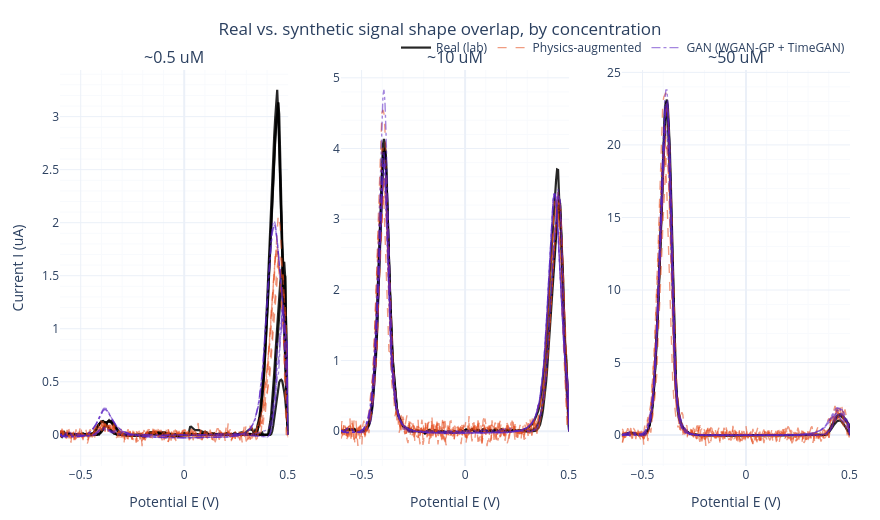

The code cell stored with this chart in its notebook:
### Markdown cell above
### 7.1 Signal-shape overlay: real vs. synthetic I(E) curves at matching concentrations

`physics_aug`/`gan` concentrations are drawn from log-uniform range, so "matching concentration" means the synthetic signals within +-15% of each anchor.

### Code cell
import numpy as np

def load_raw_signals(csv_path):
    d = pd.read_csv(csv_path)
    I_cols = [c for c in d.columns if c.startswith('I_')]
    return d[I_cols].to_numpy(dtype=float), d['concentration'].to_numpy(dtype=float)

E_grid = pd.read_csv(paths.POTENTIAL_GRID_CSV).to_numpy(dtype=float).flatten()
X_real, y_real = load_raw_signals(paths.REAL_SIGNALS_CSV)
X_physics_aug, y_physics_aug = load_raw_signals(paths.AUGMENTED_SIGNALS_CSV)
X_gan, y_gan = load_raw_signals(paths.GAN_ONLY_RAW_SIGNALS_CSV)

SYNTH_SOURCES = {
    'physics_aug': ('Physics-augmented', X_physics_aug, y_physics_aug, '#e34a1a', 'dash'),
    'gan': ('GAN (WGAN-GP + TimeGAN)', X_gan, y_gan, '#5a23c4', 'dashdot'),
}
ANCHOR_CONCS_UM = [0.5, 10.0, 50.0]  # low / mid / high, all real classes (see section 7 note)


def signals_near(X, y, target, tol, max_n=6, seed=0):
    mask = np.abs(y - target) <= tol * target
    idx = np.where(mask)[0]
    rng = np.random.default_rng(seed)
    if len(idx) > max_n:
        idx = rng.choice(idx, size=max_n, replace=False)
    return X[idx]


fig = make_subplots(rows=1, cols=len(ANCHOR_CONCS_UM),
                     subplot_titles=[f'~{c:g} uM' for c in ANCHOR_CONCS_UM])

for col_i, conc in enumerate(ANCHOR_CONCS_UM, start=1):
    for j, curve in enumerate(signals_near(X_real, y_real, conc, tol=0.05)):
        fig.add_trace(go.Scatter(
            x=E_grid, y=curve, mode='lines', line=dict(color='black', width=2.2), opacity=0.85,
            name='Real (lab)', legendgroup='real', showlegend=(col_i == 1 and j == 0)),
            row=1, col=col_i)
    for key, (label, Xs, ys, color, dash) in SYNTH_SOURCES.items():
        for j, curve in enumerate(signals_near(Xs, ys, conc, tol=0.15, seed=hash(key) % 1000)):
            fig.add_trace(go.Scatter(
                x=E_grid, y=curve, mode='lines', line=dict(color=color, width=1.4, dash=dash),
                opacity=0.55, name=label, legendgroup=key, showlegend=(col_i == 1 and j == 0)),
                row=1, col=col_i)

fig = apply_default_plotly_layout(fig, title_text='Real vs. synthetic signal shape overlap, by concentration',
                                   xaxis_title=None, yaxis_title=None)
fig.update_xaxes(title_text='Potential E (V)')
fig.update_yaxes(title_text='Current I (uA)', col=1)
fig.show()

### Figure 1 — Plotly figure (JSON) as saved in the notebook; plotly's stock layout.template omitted (floating-point values rounded to 4 significant figures; data arrays with more than 128 entries replaced by an {"elided": "..."} marker saying what was removed)
{"data": [{"legendgroup": "real", "line": {"color": "black", "width": 2.2}, "mode": "lines", "name": "Real (lab)", "opacity": 0.85, "showlegend": true, "type": "scatter", "x": {"elided": "229 float values"}, "xaxis": "x", "y": {"elided": "229 float values"}, "yaxis": "y"}, {"legendgroup": "real", "line": {"color": "black", "width": 2.2}, "mode": "lines", "name": "Real (lab)", "opacity": 0.85, "showlegend": false, "type": "scatter", "x": {"elided": "229 float values"}, "xaxis": "x", "y": {"elided": "229 float values"}, "yaxis": "y"}, {"legendgroup": "real", "line": {"color": "black", "width": 2.2}, "mode": "lines", "name": "Real (lab)", "opacity": 0.85, "showlegend": false, "type": "scatter", "x": {"elided": "229 float values"}, "xaxis": "x", "y": {"elided": "229 float values"}, "yaxis": "y"}, {"legendgroup": "real", "line": {"color": "black", "width": 2.2}, "mode": "lines", "name": "Real (lab)", "opacity": 0.85, "showlegend": false, "type": "scatter", "x": {"elided": "229 float values"}, "xaxis": "x", "y": {"elided": "229 float values"}, "yaxis": "y"}, {"legendgroup": "real", "line": {"color": "black", "width": 2.2}, "mode": "lines", "name": "Real (lab)", "opacity": 0.85, "showlegend": false, "type": "scatter", "x": {"elided": "229 float values"}, "xaxis": "x", "y": {"elided": "229 float values"}, "yaxis": "y"}, {"legendgroup": "real", "line": {"color": "black", "width": 2.2}, "mode": "lines", "name": "Real (lab)", "opacity": 0.85, "showlegend": false, "type": "scatter", "x": {"elided": "229 float values"}, "xaxis": "x", "y": {"elided": "229 float values"}, "yaxis": "y"}, {"legendgroup": "physics_aug", "line": {"color": "#e34a1a", "dash": "dash", "width": 1.4}, "mode": "lines", "name": "Physics-augmented", "opacity": 0.55, "showlegend": true, "type": "scatter", "x": {"elided": "229 float values"}, "xaxis": "x", "y": {"elided": "229 float values"}, "yaxis": "y"}, {"legendgroup": "physics_aug", "line": {"color": "#e34a1a", "dash": "dash", "width": 1.4}, "mode": "lines", "name": "Physics-augmented", "opacity": 0.55, "showlegend": false, "type": "scatter", "x": {"elided": "229 float values"}, "xaxis": "x", "y": {"elided": "229 float values"}, "yaxis": "y"}, {"legendgroup": "physics_aug", "line": {"color": "#e34a1a", "dash": "dash", "width": 1.4}, "mode": "lines", "name": "Physics-augmented", "opacity": 0.55, "showlegend": false, "type": "scatter", "x": {"elided": "229 float values"}, "xaxis": "x", "y": {"elided": "229 float values"}, "yaxis": "y"}, {"legendgroup": "physics_aug", "line": {"color": "#e34a1a", "dash": "dash", "width": 1.4}, "mode": "lines", "name": "Physics-augmented", "opacity": 0.55, "showlegend": false, "type": "scatter", "x": {"elided": "229 float values"}, "xaxis": "x", "y": {"elided": "229 float values"}, "yaxis": "y"}, {"legendgroup": "physics_aug", "line": {"color": "#e34a1a", "dash": "dash", "width": 1.4}, "mode": "lines", "name": "Physics-augmented", "opacity": 0.55, "showlegend": false, "type": "scatter", "x": {"elided": "229 float values"}, "xaxis": "x", "y": {"elided": "229 float values"}, "yaxis": "y"}, {"legendgroup": "physics_aug", "line": {"color": "#e34a1a", "dash": "dash", "width": 1.4}, "mode": "lines", "name": "Physics-augmented", "opacity": 0.55, "showlegend": false, "type": "scatter", "x": {"elided": "229 float values"}, "xaxis": "x", "y": {"elided": "229 float values"}, "yaxis": "y"}, {"legendgroup": "gan", "line": {"color": "#5a23c4", "dash": "dashdot", "width": 1.4}, "mode": "lines", "name": "GAN (WGAN-GP + TimeGAN)", "opacity": 0.55, "showlegend": true, "type": "scatter", "x": {"elided": "229 float values"}, "xaxis": "x", "y": {"elided": "229 float values"}, "yaxis": "y"}, {"legendgroup": "gan", "line": {"color": "#5a23c4", "dash": "dashdot", "width": 1.4}, "mode": "lines", "name": "GAN (WGAN-GP + TimeGAN)", "opacity": 0.55, "showlegend": false, "type": "scatter", "x": {"elided": "229 float values"}, "xaxis": "x", "y": {"elided": "229 float values"}, "yaxis": "y"}, {"legendgroup": "gan", "line": {"color": "#5a23c4", "dash": "dashdot", "width": 1.4}, "mode": "lines", "name": "GAN (WGAN-GP + TimeGAN)", "opacity": 0.55, "showlegend": false, "type": "scatter", "x": {"elided": "229 float values"}, "xaxis": "x", "y": {"elided": "229 float values"}, "yaxis": "y"}, {"legendgroup": "gan", "line": {"color": "#5a23c4", "dash": "dashdot", "width": 1.4}, "mode": "lines", "name": "GAN (WGAN-GP + TimeGAN)", "opacity": 0.55, "showlegend": false, "type": "scatter", "x": {"elided": "229 float values"}, "xaxis": "x", "y": {"elided": "229 float values"}, "yaxis": "y"}, {"legendgroup": "gan", "line": {"color": "#5a23c4", "dash": "dashdot", "width": 1.4}, "mode": "lines", "name": "GAN (WGAN-GP + TimeGAN)", "opacity": 0.55, "showlegend": false, "type": "scatter", "x": {"elided": "229 float values"}, "xaxis": "x", "y": {"elided": "229 float values"}, "yaxis": "y"}, {"legendgroup": "gan", "line": {"color": "#5a23c4", "dash": "dashdot", "width": 1.4}, "mode": "lines", "name": "GAN (WGAN-GP + TimeGAN)", "opacity": 0.55, "showlegend": false, "type": "scatter", "x": {"elided": "229 float values"}, "xaxis": "x", "y": {"elided": "229 float values"}, "yaxis": "y"}, {"legendgroup": "real", "line": {"color": "black", "width": 2.2}, "mode": "lines", "name": "Real (lab)", "opacity": 0.85, "showlegend": false, "type": "scatter", "x": {"elided": "229 float values"}, "xaxis": "x2", "y": {"elided": "229 float values"}, "yaxis": "y2"}, {"legendgroup": "real", "line": {"color": "black", "width": 2.2}, "mode": "lines", "name": "Real (lab)", "opacity": 0.85, "showlegend": false, "type": "scatter", "x": {"elided": "229 float values"}, "xaxis": "x2", "y": {"elided": "229 float values"}, "yaxis": "y2"}, {"legendgroup": "real", "line": {"color": "black", "width": 2.2}, "mode": "lines", "name": "Real (lab)", "opacity": 0.85, "showlegend": false, "type": "scatter", "x": {"elided": "229 float values"}, "xaxis": "x2", "y": {"elided": "229 float values"}, "yaxis": "y2"}, {"legendgroup": "physics_aug", "line": {"color": "#e34a1a", "dash": "dash", "width": 1.4}, "mode": "lines", "name": "Physics-augmented", "opacity": 0.55, "showlegend": false, "type": "scatter", "x": {"elided": "229 float values"}, "xaxis": "x2", "y": {"elided": "229 float values"}, "yaxis": "y2"}, {"legendgroup": "physics_aug", "line": {"color": "#e34a1a", "dash": "dash", "width": 1.4}, "mode": "lines", "name": "Physics-augmented", "opacity": 0.55, "showlegend": false, "type": "scatter", "x": {"elided": "229 float values"}, "xaxis": "x2", "y": {"elided": "229 float values"}, "yaxis": "y2"}, {"legendgroup": "physics_aug", "line": {"color": "#e34a1a", "dash": "dash", "width": 1.4}, "mode": "lines", "name": "Physics-augmented", "opacity": 0.55, "showlegend": false, "type": "scatter", "x": {"elided": "229 float values"}, "xaxis": "x2", "y": {"elided": "229 float values"}, "yaxis": "y2"}, {"legendgroup": "physics_aug", "line": {"color": "#e34a1a", "dash": "dash", "width": 1.4}, "mode": "lines", "name": "Physics-augmented", "opacity": 0.55, "showlegend": false, "type": "scatter", "x": {"elided": "229 float values"}, "xaxis": "x2", "y": {"elided": "229 float values"}, "yaxis": "y2"}, {"legendgroup": "physics_aug", "line": {"color": "#e34a1a", "dash": "dash", "width": 1.4}, "mode": "lines", "name": "Physics-augmented", "opacity": 0.55, "showlegend": false, "type": "scatter", "x": {"elided": "229 float values"}, "xaxis": "x2", "y": {"elided": "229 float values"}, "yaxis": "y2"}, {"legendgroup": "physics_aug", "line": {"color": "#e34a1a", "dash": "dash", "width": 1.4}, "mode": "lines", "name": "Physics-augmented", "opacity": 0.55, "showlegend": false, "type": "scatter", "x": {"elided": "229 float values"}, "xaxis": "x2", "y": {"elided": "229 float values"}, "yaxis": "y2"}, {"legendgroup": "gan", "line": {"color": "#5a23c4", "dash": "dashdot", "width": 1.4}, "mode": "lines", "name": "GAN (WGAN-GP + TimeGAN)", "opacity": 0.55, "showlegend": false, "type": "scatter", "x": {"elided": "229 float values"}, "xaxis": "x2", "y": {"elided": "229 float values"}, "yaxis": "y2"}, {"legendgroup": "gan", "line": {"color": "#5a23c4", "dash": "dashdot", "width": 1.4}, "mode": "lines", "name": "GAN (WGAN-GP + TimeGAN)", "opacity": 0.55, "showlegend": false, "type": "scatter", "x": {"elided": "229 float values"}, "xaxis": "x2", "y": {"elided": "229 float values"}, "yaxis": "y2"}, {"legendgroup": "gan", "line": {"color": "#5a23c4", "dash": "dashdot", "width": 1.4}, "mode": "lines", "name": "GAN (WGAN-GP + TimeGAN)", "opacity": 0.55, "showlegend": false, "type": "scatter", "x": {"elided": "229 float values"}, "xaxis": "x2", "y": {"elided": "229 float values"}, "yaxis": "y2"}, {"legendgroup": "gan", "line": {"color": "#5a23c4", "dash": "dashdot", "width": 1.4}, "mode": "lines", "name": "GAN (WGAN-GP + TimeGAN)", "opacity": 0.55, "showlegend": false, "type": "scatter", "x": {"elided": "229 float values"}, "xaxis": "x2", "y": {"elided": "229 float values"}, "yaxis": "y2"}, {"legendgroup": "gan", "line": {"color": "#5a23c4", "dash": "dashdot", "width": 1.4}, "mode": "lines", "name": "GAN (WGAN-GP + TimeGAN)", "opacity": 0.55, "showlegend": false, "type": "scatter", "x": {"elided": "229 float values"}, "xaxis": "x2", "y": {"elided": "229 float values"}, "yaxis": "y2"}, {"legendgroup": "gan", "line": {"color": "#5a23c4", "dash": "dashdot", "width": 1.4}, "mode": "lines", "name": "GAN (WGAN-GP + TimeGAN)", "opacity": 0.55, "showlegend": false, "type": "scatter", "x": {"elided": "229 float values"}, "xaxis": "x2", "y": {"elided": "229 float values"}, "yaxis": "y2"}, {"legendgroup": "real", "line": {"color": "black", "width": 2.2}, "mode": "lines", "name": "Real (lab)", "opacity": 0.85, "showlegend": false, "type": "scatter", "x": {"elided": "229 float values"}, "xaxis": "x3", "y": {"elided": "229 float values"}, "yaxis": "y3"}, {"legendgroup": "real", "line": {"color": "black", "width": 2.2}, "mode": "lines", "name": "Real (lab)", "opacity": 0.85, "showlegend": false, "type": "scatter", "x": {"elided": "229 float values"}, "xaxis": "x3", "y": {"elided": "229 float values"}, "yaxis": "y3"}, {"legendgroup": "real", "line": {"color": "black", "width": 2.2}, "mode": "lines", "name": "Real (lab)", "opacity": 0.85, "showlegend": false, "type": "scatter", "x": {"elided": "229 float values"}, "xaxis": "x3", "y": {"elided": "229 float values"}, "yaxis": "y3"}, {"legendgroup": "physics_aug", "line": {"color": "#e34a1a", "dash": "dash", "width": 1.4}, "mode": "lines", "name": "Physics-augmented", "opacity": 0.55, "showlegend": false, "type": "scatter", "x": {"elided": "229 float values"}, "xaxis": "x3", "y": {"elided": "229 float values"}, "yaxis": "y3"}, {"legendgroup": "physics_aug", "line": {"color": "#e34a1a", "dash": "dash", "width": 1.4}, "mode": "lines", "name": "Physics-augmented", "opacity": 0.55, "showlegend": false, "type": "scatter", "x": {"elided": "229 float values"}, "xaxis": "x3", "y": {"elided": "229 float values"}, "yaxis": "y3"}, {"legendgroup": "physics_aug", "line": {"color": "#e34a1a", "dash": "dash", "width": 1.4}, "mode": "lines", "name": "Physics-augmented", "opacity": 0.55, "showlegend": false, "type": "scatter", "x": {"elided": "229 float values"}, "xaxis": "x3", "y": {"elided": "229 float values"}, "yaxis": "y3"}, {"legendgroup": "physics_aug", "line": {"color": "#e34a1a", "dash": "dash", "width": 1.4}, "mode": "lines", "name": "Physics-augmented", "opacity": 0.55, "showlegend": false, "type": "scatter", "x": {"elided": "229 float values"}, "xaxis": "x3", "y": {"elided": "229 float values"}, "yaxis": "y3"}, {"legendgroup": "physics_aug", "line": {"color": "#e34a1a", "dash": "dash", "width": 1.4}, "mode": "lines", "name": "Physics-augmented", "opacity": 0.55, "showlegend": false, "type": "scatter", "x": {"elided": "229 float values"}, "xaxis": "x3", "y": {"elided": "229 float values"}, "yaxis": "y3"}, {"legendgroup": "physics_aug", "line": {"color": "#e34a1a", "dash": "dash", "width": 1.4}, "mode": "lines", "name": "Physics-augmented", "opacity": 0.55, "showlegend": false, "type": "scatter", "x": {"elided": "229 float values"}, "xaxis": "x3", "y": {"elided": "229 float values"}, "yaxis": "y3"}, {"legendgroup": "gan", "line": {"color": "#5a23c4", "dash": "dashdot", "width": 1.4}, "mode": "lines", "name": "GAN (WGAN-GP + TimeGAN)", "opacity": 0.55, "showlegend": false, "type": "scatter", "x": {"elided": "229 float values"}, "xaxis": "x3", "y": {"elided": "229 float values"}, "yaxis": "y3"}, {"legendgroup": "gan", "line": {"color": "#5a23c4", "dash": "dashdot", "width": 1.4}, "mode": "lines", "name": "GAN (WGAN-GP + TimeGAN)", "opacity": 0.55, "showlegend": false, "type": "scatter", "x": {"elided": "229 float values"}, "xaxis": "x3", "y": {"elided": "229 float values"}, "yaxis": "y3"}, {"legendgroup": "gan", "line": {"color": "#5a23c4", "dash": "dashdot", "width": 1.4}, "mode": "lines", "name": "GAN (WGAN-GP + TimeGAN)", "opacity": 0.55, "showlegend": false, "type": "scatter", "x": {"elided": "229 float values"}, "xaxis": "x3", "y": {"elided": "229 float values"}, "yaxis": "y3"}, {"legendgroup": "gan", "line": {"color": "#5a23c4", "dash": "dashdot", "width": 1.4}, "mode": "lines", "name": "GAN (WGAN-GP + TimeGAN)", "opacity": 0.55, "showlegend": false, "type": "scatter", "x": {"elided": "229 float values"}, "xaxis": "x3", "y": {"elided": "229 float values"}, "yaxis": "y3"}, {"legendgroup": "gan", "line": {"color": "#5a23c4", "dash": "dashdot", "width": 1.4}, "mode": "lines", "name": "GAN (WGAN-GP + TimeGAN)", "opacity": 0.55, "showlegend": false, "type": "scatter", "x": {"elided": "229 float values"}, "xaxis": "x3", "y": {"elided": "229 float values"}, "yaxis": "y3"}, {"legendgroup": "gan", "line": {"color": "#5a23c4", "dash": "dashdot", "width": 1.4}, "mode": "lines", "name": "GAN (WGAN-GP + TimeGAN)", "opacity": 0.55, "showlegend": false, "type": "scatter", "x": {"elided": "229 float values"}, "xaxis": "x3", "y": {"elided": "229 float values"}, "yaxis": "y3"}], "layout": {"annotations": [{"font": {"size": 16}, "showarrow": false, "text": "~0.5 uM", "x": 0.1444, "xanchor": "center", "xref": "paper", "y": 1, "yanchor": "bottom", "yref": "paper"}, {"font": {"size": 16}, "showarrow": false, "text": "~10 uM", "x": 0.5, "xanchor": "center", "xref": "paper", "y": 1, "yanchor": "bottom", "yref": "paper"}, {"font": {"size": 16}, "showarrow": false, "text": "~50 uM", "x": 0.8556, "xanchor": "center", "xref": "paper", "y": 1, "yanchor": "bottom", "yref": "paper"}], "height": 520, "legend": {"orientation": "h", "x": 1, "xanchor": "right", "y": 1.02, "yanchor": "bottom"}, "margin": {"b": 50, "l": 60, "r": 30, "t": 70}, "title": {"text": "Real vs. synthetic signal shape overlap, by concentration", "x": 0.5, "xanchor": "center"}, "width": 880, "xaxis": {"anchor": "y", "domain": [0, 0.2889], "minor": {"showgrid": true}, "showgrid": true, "title": {"text": "Potential E (V)"}}, "xaxis2": {"anchor": "y2", "domain": [0.3556, 0.6444], "minor": {"showgrid": true}, "showgrid": true, "title": {"text": "Potential E (V)"}}, "xaxis3": {"anchor": "y3", "domain": [0.7111, 1], "minor": {"showgrid": true}, "showgrid": true, "title": {"text": "Potential E (V)"}}, "yaxis": {"anchor": "x", "domain": [0, 1], "minor": {"showgrid": true}, "showgrid": true, "title": {"text": "Current I (uA)"}}, "yaxis2": {"anchor": "x2", "domain": [0, 1], "minor": {"showgrid": true}, "showgrid": true}, "yaxis3": {"anchor": "x3", "domain": [0, 1], "minor": {"showgrid": true}, "showgrid": true}}}
